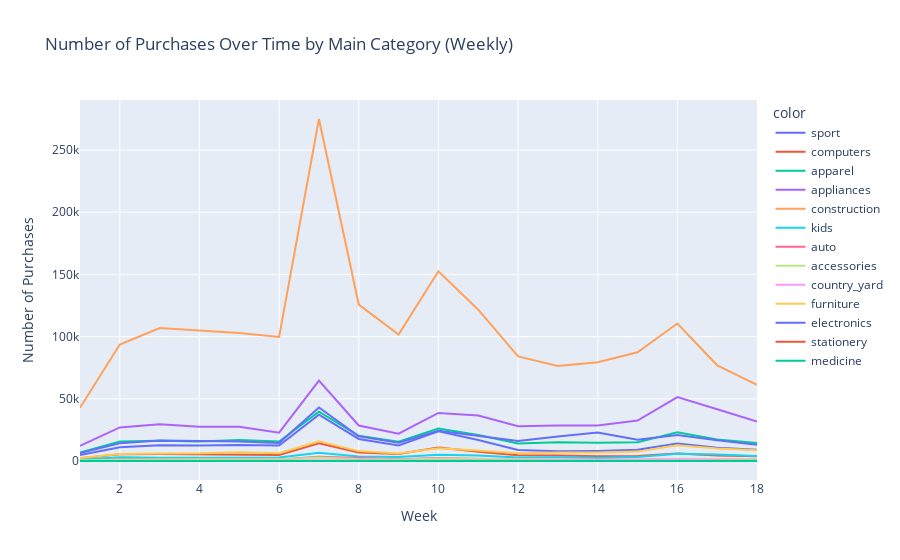

Notebook code for this chart:
### Code cell
from pyspark.sql.functions import weekofyear
import plotly.express as px

# Aggregate data by week and main_category, and count purchases
weekly_purchases = combined_df \
    .filter(combined_df['event_type'] == 'purchase') \
    .groupBy(weekofyear('event_time').alias('week'), 'main_category') \
    .count() \
    .orderBy('week')

# Collect data for plotting
plot_data = weekly_purchases.collect()

# Plotting with Plotly
fig = px.line(x=[row['week'] for row in plot_data],
              y=[row['count'] for row in plot_data],
              color=[row['main_category'] for row in plot_data],
              labels={'x': 'Week', 'y': 'Number of Purchases'},
              title='Number of Purchases Over Time by Main Category (Weekly)')
fig.show()

### Figure 1 — Plotly figure (JSON) as saved in the notebook; plotly's stock layout.template omitted (floating-point values rounded to 4 significant figures)
{"data": [{"hovertemplate": "color=sport<br>Week=%{x}<br>Number of Purchases=%{y}<extra></extra>", "legendgroup": "sport", "line": {"color": "#636efa", "dash": "solid"}, "marker": {"symbol": "circle"}, "mode": "lines", "name": "sport", "orientation": "v", "showlegend": true, "type": "scatter", "x": [1, 2, 3, 4, 5, 6, 7, 8, 9, 10, 11, 12, 13, 14, 15, 16, 17, 18], "xaxis": "x", "y": [4887, 11047, 12687, 12433, 12907, 12439, 37277, 17752, 12501, 23951, 16891, 8909, 7830, 8119, 9117, 13998, 10617, 9017], "yaxis": "y"}, {"hovertemplate": "color=computers<br>Week=%{x}<br>Number of Purchases=%{y}<extra></extra>", "legendgroup": "computers", "line": {"color": "#EF553B", "dash": "solid"}, "marker": {"symbol": "circle"}, "mode": "lines", "name": "computers", "orientation": "v", "showlegend": true, "type": "scatter", "x": [1, 2, 3, 4, 5, 6, 7, 8, 9, 10, 11, 12, 13, 14, 15, 16, 17, 18], "xaxis": "x", "y": [2320, 5383, 5631, 5427, 5425, 4837, 14182, 6852, 5682, 10956, 7521, 4674, 4368, 3739, 4123, 6029, 4362, 3866], "yaxis": "y"}, {"hovertemplate": "color=apparel<br>Week=%{x}<br>Number of Purchases=%{y}<extra></extra>", "legendgroup": "apparel", "line": {"color": "#00cc96", "dash": "solid"}, "marker": {"symbol": "circle"}, "mode": "lines", "name": "apparel", "orientation": "v", "showlegend": true, "type": "scatter", "x": [1, 2, 3, 4, 5, 6, 7, 8, 9, 10, 11, 12, 13, 14, 15, 16, 17, 18], "xaxis": "x", "y": [6916, 15707, 16218, 15656, 16935, 15685, 39696, 20262, 15453, 26038, 20848, 14027, 15041, 14678, 15147, 23139, 17300, 14389], "yaxis": "y"}, {"hovertemplate": "color=appliances<br>Week=%{x}<br>Number of Purchases=%{y}<extra></extra>", "legendgroup": "appliances", "line": {"color": "#ab63fa", "dash": "solid"}, "marker": {"symbol": "circle"}, "mode": "lines", "name": "appliances", "orientation": "v", "showlegend": true, "type": "scatter", "x": [1, 2, 3, 4, 5, 6, 7, 8, 9, 10, 11, 12, 13, 14, 15, 16, 17, 18], "xaxis": "x", "y": [12171, 27037, 29518, 27648, 27481, 22756, 64592, 28548, 22034, 38622, 36510, 28019, 28512, 28551, 32570, 51345, 41595, 31705], "yaxis": "y"}, {"hovertemplate": "color=construction<br>Week=%{x}<br>Number of Purchases=%{y}<extra></extra>", "legendgroup": "construction", "line": {"color": "#FFA15A", "dash": "solid"}, "marker": {"symbol": "circle"}, "mode": "lines", "name": "construction", "orientation": "v", "showlegend": true, "type": "scatter", "x": [1, 2, 3, 4, 5, 6, 7, 8, 9, 10, 11, 12, 13, 14, 15, 16, 17, 18], "xaxis": "x", "y": [42772, 93614, 106858, 104929, 102887, 99762, 274945, 125778, 101598, 152551, 121648, 84046, 76319, 79480, 87422, 110531, 76940, 61227], "yaxis": "y"}, {"hovertemplate": "color=kids<br>Week=%{x}<br>Number of Purchases=%{y}<extra></extra>", "legendgroup": "kids", "line": {"color": "#19d3f3", "dash": "solid"}, "marker": {"symbol": "circle"}, "mode": "lines", "name": "kids", "orientation": "v", "showlegend": true, "type": "scatter", "x": [1, 2, 3, 4, 5, 6, 7, 8, 9, 10, 11, 12, 13, 14, 15, 16, 17, 18], "xaxis": "x", "y": [1220, 2936, 2681, 2600, 2845, 2743, 6737, 3620, 3169, 5082, 4370, 2859, 3061, 2645, 3312, 5823, 5144, 3948], "yaxis": "y"}, {"hovertemplate": "color=auto<br>Week=%{x}<br>Number of Purchases=%{y}<extra></extra>", "legendgroup": "auto", "line": {"color": "#FF6692", "dash": "solid"}, "marker": {"symbol": "circle"}, "mode": "lines", "name": "auto", "orientation": "v", "showlegend": true, "type": "scatter", "x": [1, 2, 3, 4, 5, 6, 7, 8, 9, 10, 11, 12, 13, 14, 15, 16, 17, 18], "xaxis": "x", "y": [493, 1256, 1313, 1127, 1263, 1143, 3334, 2101, 1322, 2454, 1645, 1009, 1037, 870, 1013, 1711, 1231, 822], "yaxis": "y"}, {"hovertemplate": "color=accessories<br>Week=%{x}<br>Number of Purchases=%{y}<extra></extra>", "legendgroup": "accessories", "line": {"color": "#B6E880", "dash": "solid"}, "marker": {"symbol": "circle"}, "mode": "lines", "name": "accessories", "orientation": "v", "showlegend": true, "type": "scatter", "x": [1, 2, 3, 4, 5, 6, 7, 8, 9, 10, 11, 12, 13, 14, 15, 16, 17, 18], "xaxis": "x", "y": [559, 1194, 1277, 1448, 1527, 1331, 2832, 1706, 1299, 2090, 1815, 1112, 924, 795, 849, 1857, 1587, 1565], "yaxis": "y"}, {"hovertemplate": "color=country_yard<br>Week=%{x}<br>Number of Purchases=%{y}<extra></extra>", "legendgroup": "country_yard", "line": {"color": "#FF97FF", "dash": "solid"}, "marker": {"symbol": "circle"}, "mode": "lines", "name": "country_yard", "orientation": "v", "showlegend": true, "type": "scatter", "x": [1, 2, 3, 4, 5, 6, 7, 8, 9, 10, 11, 12, 13, 14, 15, 16, 17, 18], "xaxis": "x", "y": [76, 169, 265, 329, 446, 330, 972, 567, 420, 527, 461, 414, 467, 458, 551, 1279, 1064, 707], "yaxis": "y"}, {"hovertemplate": "color=furniture<br>Week=%{x}<br>Number of Purchases=%{y}<extra></extra>", "legendgroup": "furniture", "line": {"color": "#FECB52", "dash": "solid"}, "marker": {"symbol": "circle"}, "mode": "lines", "name": "furniture", "orientation": "v", "showlegend": true, "type": "scatter", "x": [1, 2, 3, 4, 5, 6, 7, 8, 9, 10, 11, 12, 13, 14, 15, 16, 17, 18], "xaxis": "x", "y": [2438, 5651, 6057, 6156, 7148, 6296, 15835, 7964, 6012, 10215, 8481, 6173, 6835, 6872, 7553, 12686, 10148, 8564], "yaxis": "y"}, {"hovertemplate": "color=electronics<br>Week=%{x}<br>Number of Purchases=%{y}<extra></extra>", "legendgroup": "electronics", "line": {"color": "#636efa", "dash": "solid"}, "marker": {"symbol": "circle"}, "mode": "lines", "name": "electronics", "orientation": "v", "showlegend": true, "type": "scatter", "x": [1, 2, 3, 4, 5, 6, 7, 8, 9, 10, 11, 12, 13, 14, 15, 16, 17, 18], "xaxis": "x", "y": [6424, 14237, 16434, 16126, 15602, 14567, 42974, 19839, 14653, 24376, 20146, 16126, 19765, 22891, 17141, 20957, 16710, 13103], "yaxis": "y"}, {"hovertemplate": "color=stationery<br>Week=%{x}<br>Number of Purchases=%{y}<extra></extra>", "legendgroup": "stationery", "line": {"color": "#EF553B", "dash": "solid"}, "marker": {"symbol": "circle"}, "mode": "lines", "name": "stationery", "orientation": "v", "showlegend": true, "type": "scatter", "x": [1, 2, 3, 4, 5, 6, 7, 8, 9, 10, 11, 12, 13, 14, 15, 16, 17, 18], "xaxis": "x", "y": [19, 55, 69, 45, 59, 51, 127, 66, 65, 53, 57, 37, 41, 41, 44, 77, 96, 83], "yaxis": "y"}, {"hovertemplate": "color=medicine<br>Week=%{x}<br>Number of Purchases=%{y}<extra></extra>", "legendgroup": "medicine", "line": {"color": "#00cc96", "dash": "solid"}, "marker": {"symbol": "circle"}, "mode": "lines", "name": "medicine", "orientation": "v", "showlegend": true, "type": "scatter", "x": [1, 2, 3, 4, 5, 6, 7, 8, 9, 10, 11, 12, 13, 14, 15, 16, 17, 18], "xaxis": "x", "y": [15, 43, 82, 66, 114, 129, 208, 185, 122, 130, 123, 61, 56, 50, 72, 103, 82, 83], "yaxis": "y"}], "layout": {"legend": {"title": {"text": "color"}, "tracegroupgap": 0}, "title": {"text": "Number of Purchases Over Time by Main Category (Weekly)"}, "xaxis": {"anchor": "y", "domain": [0, 1], "title": {"text": "Week"}}, "yaxis": {"anchor": "x", "domain": [0, 1], "title": {"text": "Number of Purchases"}}}}
